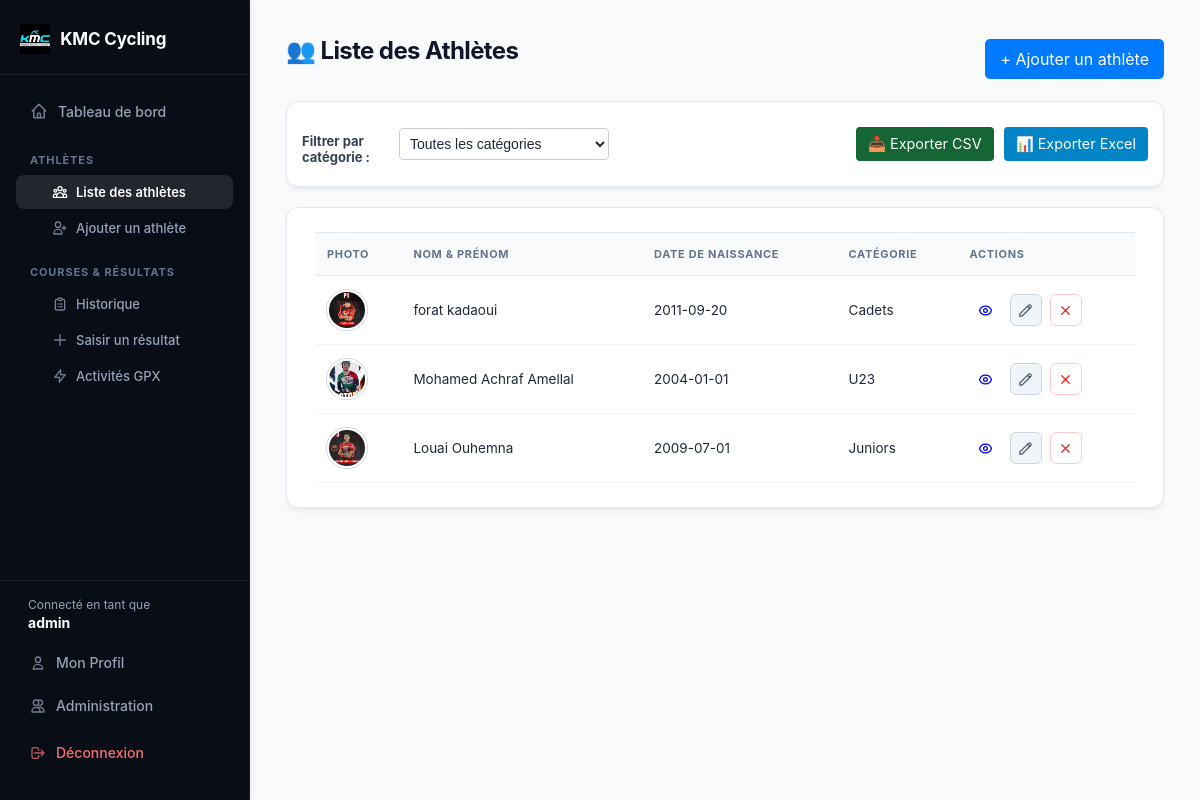
Page /athletes (signed in) on the committed database.
### tables this page shows
CREATE TABLE athletes (
            id INTEGER PRIMARY KEY AUTOINCREMENT,
            nom TEXT NOT NULL,
            prenom TEXT NOT NULL,
            date_naissance TEXT,
            categorie TEXT,
            nom_fichier TEXT
        );

### app.py (the view)
@app.route('/athletes')
def liste_athletes():
    categorie = request.args.get('categorie', '')
    conn = get_db_connection()
    if categorie:
        athletes = conn.execute('SELECT * FROM athletes WHERE categorie = ?', (categorie,)).fetchall()
    else:
        athletes = conn.execute('SELECT * FROM athletes').fetchall()
    conn.close()
    return render_template('athletes.html', athletes=athletes, categorie_selectionnee=categorie, categories=CATEGORIES)

### app.py (called while the page is built)
def get_db_connection():
    conn = sqlite3.connect('cyclisme.db')
    conn.row_factory = sqlite3.Row
    return conn

### templates/athletes.html (shortened to what this page needs)
<!DOCTYPE html>
<html lang="fr">
<head>
    <link rel="stylesheet" href="{{ url_for('static', filename='style.css') }}">
</head>
<body>
    <div class="app-layout">
        {% include 'sidebar.html' %}
        <main class="content">
            <div class="container">
                <div style="display: flex; justify-content: space-between; align-items: center; margin-bottom: 20px;">
                    <h1>👥 Liste des Athlètes</h1>
                    {% if session.get('role') == 'admin' %}
                        <a href="{{ url_for('ajouter_athlete') }}" class="btn btn-primary" style="padding: 10px 15px; background: #007bff; color: white; text-decoration: none; border-radius: 5px;">+ Ajouter un athlète</a>
                    {% endif %}
                </div>
                <div class="card" style="margin-bottom: 20px; padding: 15px;">
                    <form method="GET" action="{{ url_for('liste_athletes') }}" style="display: flex; gap: 15px; align-items: center; flex-wrap: wrap;">
                        <div style="display: flex; align-items: center; gap: 8px;">
                            <label for="categorie" style="font-weight: bold;">Filtrer par catégorie :</label>
                            <select name="categorie" id="categorie" class="form-control" style="padding: 6px; border-radius: 4px; border: 1px solid #ccc;" onchange="this.form.submit()">
                                <option value="">Toutes les catégories</option>
                            </select>
                        </div>
                        <div style="margin-left: auto; display: flex; gap: 10px;">
                            <a href="{{ url_for('export_athletes_csv', categorie=categorie_selectionnee) }}" class="btn" style="background: #166534; color: white; padding: 8px 12px; text-decoration: none; border-radius: 4px; font-size: 0.9rem;">📥 Exporter CSV</a>
                            <a href="{{ url_for('export_athletes_excel', categorie=categorie_selectionnee) }}" class="btn" style="background: #0284c7; color: white; padding: 8px 12px; text-decoration: none; border-radius: 4px; font-size: 0.9rem;">📊 Exporter Excel</a>
                        </div>
                    </form>
                </div>
                <div class="card">
                    <table>
                        <thead>
                            <tr>
                                <th>Photo</th>
                                <th>Nom & Prénom</th>
                                <th>Date de naissance</th>
                                <th>Catégorie</th>
                                <th>Actions</th>
                            </tr>
                        </thead>
                        <tbody>
                            {% for a in athletes %}
                            <tr>
                                <td>
                                    {% if a.nom_fichier %}
                                        <img src="{{ url_for('static', filename='uploads/' + a.nom_fichier) }}" class="avatar-athlete">
                                    {% else %}
                                        <span class="avatar-placeholder">{{ a.prenom[0] }}{{ a.nom[0] }}</span>
                                    {% endif %}
                                </td>
                                <td>{{ a.prenom }} {{ a.nom }}</td>
                                <td>{{ a.date_naissance or '-' }}</td>
                                <td>{{ a.categorie or '-' }}</td>
                                <td>
                                    <div class="groupe-actions">
                                        <a href="{{ url_for('profil_athlete', id=a.id) }}" class="btn-icone btn-voir" title="Voir le profil">
                                        </a>
                                        {% if session.get('role') == 'admin' %}
                                            <a href="{{ url_for('modifier_athlete', id=a.id) }}" class="btn-icone btn-modifier" title="Modifier">
                                                <svg width="15" height="15" fill="none" stroke="currentColor" stroke-width="2" viewBox="0 0 24 24"><path stroke-linecap="round" stroke-linejoin="round" d="M15.232 5.232l3.536 3.536m-2.036-5.036a2.5 2.5 0 113.536 3.536L6.5 21.036H3v-3.572L16.732 3.732z"/></svg>
                                            </a>
                                            <form action="{{ url_for('supprimer_athlete', id=a.id) }}" method="POST" onsubmit="return confirm('Voulez-vous vraiment supprimer cet athlète ?');" style="display:inline;">
                                                <button type="submit" class="btn-icone btn-supprimer" title="Supprimer">
                                                    <svg width="15" height="15" fill="none" stroke="currentColor" stroke-width="2" viewBox="0 0 24 24"><path stroke-linecap="round" stroke-linejoin="round" d="M6 18L18 6M6 6l12 12"/></svg>
                                                </button>
                                            </form>
                                        {% endif %}
                                    </div>
                                </td>
                            </tr>
                            {% endfor %}
                        </tbody>
                    </table>
                </div>
            </div>
        </main>
    </div>
</body>
</html>

### static/style.css (style rules this page uses)
* { box-sizing: border-box; }
body { font-family: -apple-system, BlinkMacSystemFont, "Segoe UI", Roboto, Helvetica, Arial, sans-serif; background: #f8fafc; margin: 0; padding: 0; color: #1e293b; -webkit-font-smoothing: antialiased; }
h1 { margin-top: 0; font-size: 24px; font-weight: 700; color: #0f172a; letter-spacing: -0.025em; }
.app-layout { display: flex; min-height: 100vh; }
.content { flex: 1; padding: 36px; min-width: 0; }
.container { max-width: 1040px; margin: 0 auto; }
.card { background: #ffffff; border-radius: 12px; padding: 24px 28px; box-shadow: 0 4px 6px -1px rgba(0, 0, 0, 0.05), 0 2px 4px -2px rgba(0, 0, 0, 0.05); border: 1px solid #e2e8f0; }
label { display: block; font-size: 13px; font-weight: 600; margin-top: 16px; margin-bottom: 6px; color: #334155; }
input, select { width: 100%; padding: 10px 14px; border: 1px solid #cbd5e1; border-radius: 8px; font-size: 14px; background-color: #ffffff; color: #1e293b; transition: border-color 0.2s, box-shadow 0.2s; }
button { margin-top: 20px; background: #dc2626; color: white; border: none; padding: 11px 20px; border-radius: 8px; font-weight: 600; cursor: pointer; font-size: 14px; transition: background-color 0.2s, transform 0.05s; }
table { width: 100%; border-collapse: collapse; font-size: 13.5px; }
th, td { text-align: left; padding: 14px 12px; border-bottom: 1px solid #f1f5f9; vertical-align: middle; }
th { color: #64748b; font-size: 11px; text-transform: uppercase; letter-spacing: 0.06em; font-weight: 700; background-color: #f8fafc; border-top: 1px solid #e2e8f0; border-bottom: 1px solid #e2e8f0; }
.groupe-actions { display: flex; align-items: center; gap: 8px; }
.groupe-actions form { margin: 0; display: inline-flex; align-items: center; }
.groupe-actions button.btn-icone { margin-top: 0 !important; }
.btn-icone { display: inline-flex; align-items: center; justify-content: center; width: 32px; height: 32px; border-radius: 6px; border: 1px solid transparent; cursor: pointer; text-decoration: none; transition: all 0.2s ease; }
.btn-icone.btn-modifier { background-color: #f1f5f9; color: #475569; border-color: #cbd5e1; }
.btn-icone.btn-supprimer { background-color: #ffffff; color: #dc2626; border-color: #fecaca; padding: 0; }
.avatar-athlete, .photo-athlete, table img, .table-athletes img, .liste-athletes img { width: 40px !important; height: 40px !important; min-width: 40px; min-height: 40px; border-radius: 50%; object-fit: cover; border: 2px solid #ffffff; box-shadow: 0 0 0 1px #cbd5e1; display: inline-block; vertical-align: middle; }

### rows in the picture
athletes: nom_fichier (picture), prenom "forat", nom "kadaoui", date_naissance "2011-09-20", categorie "Cadets"
athletes: nom_fichier (picture), prenom "Mohamed Achraf", nom "Amellal", date_naissance "2004-01-01", categorie "U23"
athletes: nom_fichier (picture), prenom "Louai", nom "Ouhemna", date_naissance "2009-07-01", categorie "Juniors"

### other values in the picture
{{ session.get('username', 'Utilisateur') }} "admin"
